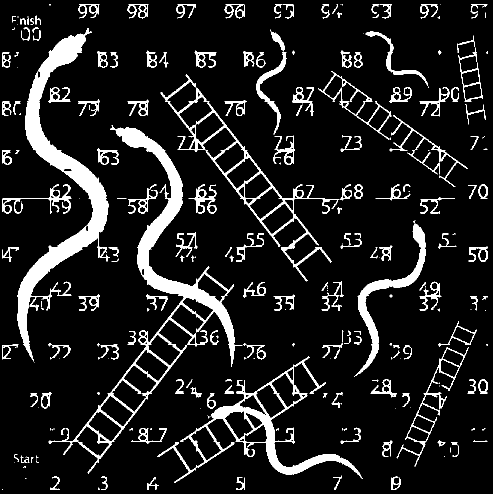
#> input picture _seg_img.png, 985 x 987 px (shown at 1/2 size)
$ python -i snake_detection.py   (imports and definitions only)
#> lines starting #> are read from the running program, lines starting #| are printed output that depends on the picture; after the words box and inside, x2 and y2 are one past the last pixel; in counts of white or black regions, pixels touching at a corner belong together
### params.py
import os
from sklearn.cluster import KMeans,Birch,MiniBatchKMeans
import numpy as np
import matplotlib.pyplot as plt
import matplotlib.colors as pltColors

board_image_path = 'snake_ladder_board.png'
results_dir = "results"

if not os.path.exists(results_dir):
    os.makedirs(results_dir)

FORCE_CALCULATE_LADDER = True
FORCE_CALCULATE_LINES = True
FORCE_SEGMENT_IMAGE = True
DEBUG = False
GAUSS_KERNEL_SIZE = 5
MIN_LINE_LENGTH = 30
MAX_DIST_LINE = 20
MERGE_THRES = 15
ANGLE_TOL = 3
GAP_THRES = 100000
PATCH_SIZE = 10
LADDER_INT_THRES = 100
MIN_LADDER_LENGTH = 100
EPS = 0.05
INTERSECTION_THRES = 15
GAP_THRES = 100
GAP_THRES_2 = 30
CONTOUR_AREA_THRES_ARTIFACTS = 350
CONTOUR_AREA_THRES = 1000

HSVweights = [2,1,1]
Labweights = [1,4,4]

N_CLUSTERS = 6

otherClass = [2,3,0]

clusteringFunction = KMeans

COLOR_MAP = ['Black','Red','Blue','Green','Magenta', 'Cyan', 'Yellow', 'White']
COLOR_RGB_VALUES =  {'Black':np.array([0, 0, 0,255])/255,
                     'Red':np.array([255, 0, 0,255])/255,
                     'Blue':np.array([0, 0, 255,255])/255,
                    'Green':np.array([0, 255, 0,255])/255,
                    'Magenta':np.array([255, 0, 255,255])/255,
                     'Cyan':np.array([0,255,255,255])/255,
                     'Yellow': np.array([255, 255, 0, 255]) / 255,
                    'White':np.array([235,235,235,255])/255,
                     }

colors = [(0, 255, 0), (255, 0, 0), (0, 0, 255), (255, 255, 0), (0, 255, 255),
          (255, 0, 255)]

viridis = plt.cm.get_cmap('viridis', N_CLUSTERS)
newcolors = viridis(np.linspace(0, 1, N_CLUSTERS))

for cind in range(N_CLUSTERS):
    c = COLOR_MAP[cind]
    newcolors[cind,:] = COLOR_RGB_VALUES[c]
newcmp = pltColors.ListedColormap(newcolors)

### snake_detection.py
import os
import time
import math

import cv2
import tqdm

from ladder_detection import get_angle,reorder_points,detect_lines, detect_ladders, euclid_distance

from params import*

# [221 lines left out: functions find_grid_lines, getPixelSequence, check_color_spaces, segment_image, not called in this run]

def find_snakes(seg_img):

    """

    Find snake connected components. First, delete extra elements from the scene (numbers,
    line and ladder leftovers). The extra elements will become small after an "open" operation
    only connected components left should be the snakes. Snake conn components are assumed to be
    relatively large.
    """

    print("Finding Snakes...")

    kernel = cv2.getStructuringElement(cv2.MORPH_ELLIPSE, (5, 5))

    open = cv2.morphologyEx(seg_img, cv2.MORPH_OPEN, kernel, iterations=1)

    if DEBUG:
        plt.figure(4)
        plt.imshow(open)
        plt.show()
        plt.close(4)

    contours = cv2.findContours(seg_img, cv2.RETR_EXTERNAL, cv2.CHAIN_APPROX_SIMPLE)
    contours = sorted(contours[1], key=cv2.contourArea, reverse=True)

    filtered_contours = np.zeros(seg_img.shape, dtype=np.uint8)

    for cnt in contours:

        conn_comp_full = np.zeros(seg_img.shape, dtype=np.uint8)
        cv2.drawContours(conn_comp_full, [cnt], 0, 1, -1)

        conn_comp = conn_comp_full * open

        kernel = cv2.getStructuringElement(cv2.MORPH_CROSS, (7, 7))

        opened_comp = cv2.morphologyEx(conn_comp, cv2.MORPH_OPEN, kernel, iterations=1)

        opened_comp_area = np.sum(opened_comp[:] / 255)

        if DEBUG:
            plt.figure(3)
            plt.imshow(opened_comp)
            plt.show()
            plt.close(3)

        if opened_comp_area > CONTOUR_AREA_THRES_ARTIFACTS:  # filter out small elements
            filtered_contours |= conn_comp

    if DEBUG:
        plt.figure(3)
        plt.imshow(filtered_contours)
        plt.show()
        plt.close(3)

    # perform closing to close holes created when deleting the lines and ladders
    kernel = cv2.getStructuringElement(cv2.MORPH_ELLIPSE, (17, 17))

    closing = cv2.morphologyEx(filtered_contours, cv2.MORPH_CLOSE, kernel, iterations=1)

    if DEBUG:
        plt.figure(4)
        plt.imshow(closing)
        plt.show()
        plt.close(4)

    # find new connected components after closing
    contours = cv2.findContours(closing, cv2.RETR_EXTERNAL, cv2.CHAIN_APPROX_SIMPLE)
    contours = sorted(contours[1], key=cv2.contourArea, reverse=True)

    all_contours = np.zeros(seg_img.shape, dtype=np.uint8)

    #finally find the snakes
    snakes = []

    for cnt in contours:

        conn_comp_full = np.zeros(seg_img.shape, dtype=np.uint8)
        cv2.drawContours(conn_comp_full, [cnt], 0, 1, -1)

        conn_comp = conn_comp_full * closing  #this multiplication ensures we are not using any
        # holes filled by draw contours

        area = np.sum(conn_comp[:] / 255)
        if area > CONTOUR_AREA_THRES:
            snakes.append(conn_comp)

        if DEBUG:
            plt.figure(3)
            plt.imshow(conn_comp)
            plt.show()
            plt.close(3)

    if DEBUG:
        plt.figure(3)
        plt.imshow(all_contours)
        plt.show()
        plt.close(3)

    return snakes, closing

# [188 lines left out: functions find_snake_heads, find_snake_tails, detect_snakes, not called in this run]

>>> import cv2
>>> picture = cv2.imread('_seg_img.png', cv2.IMREAD_GRAYSCALE)
#> picture: shape (987, 985); 10.9% white; 247 white regions (92 under 20 px), largest, box (x1, y1, x2, y2) and area: (34, 56, 219, 723) 23739, (97, 250, 485, 947) 20682, (314, 713, 726, 966) 10600
>>> result = find_snakes(picture)
#> in find_snakes, `open = cv2.morphologyEx(seg_img, cv2.MORPH_OPEN, kernel, iterations=1)`:
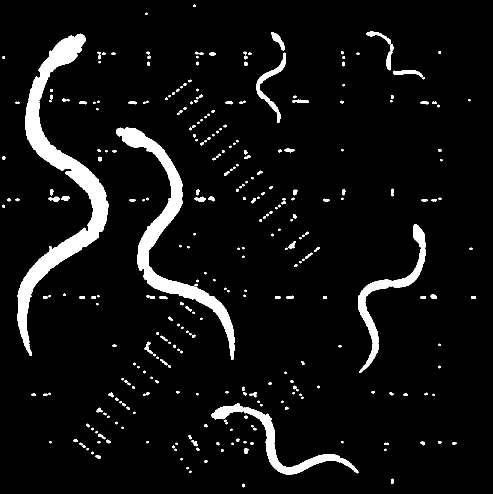
#> open: shape (987, 985) (shown at 1/2 size); 6.2% white; 321 white regions (112 under 20 px)
#> in find_snakes, `contours = cv2.findContours(seg_img, cv2.RETR_EXTERNAL, cv2.CHAIN_APPR..`: contours = 247 contours, 112 with area under 20; largest, box (x1, y1, x2, y2) and area: (97, 250, 485, 947) 38357, (321, 149, 678, 563) 24592, (34, 56, 219, 723) 22940, (314, 713, 726, 966) 19730, (708, 440, 852, 754) 5134
#> (the run stopped early here; a loop or call above may not have finished)

$ run again, on img_ladders2.png
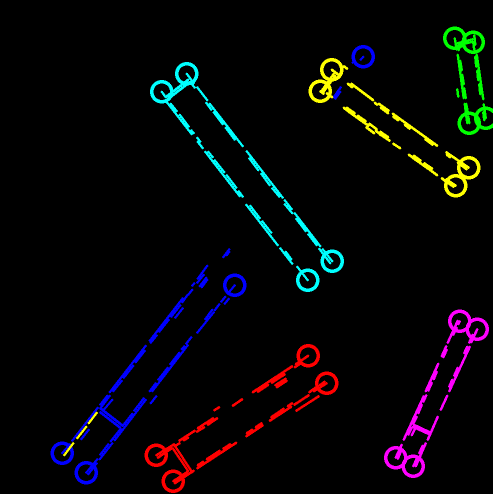
#> input picture img_ladders2.png, 985 x 987 px (shown at 1/2 size)
#> `picture = cv2.imread('_seg_img.png', cv2.IMREAD_GRAYSCALE)`:
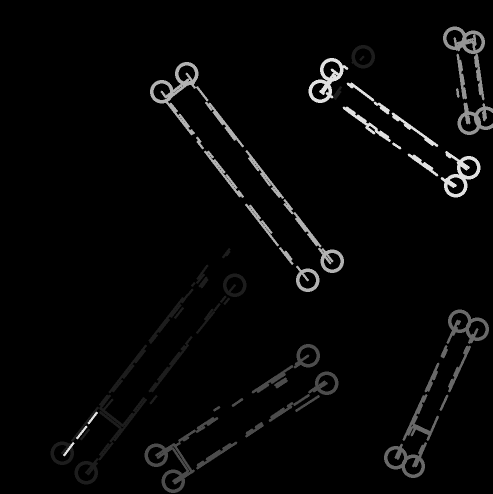
#> picture: shape (987, 985) (shown at 1/2 size); min 0, max 225, mean 6.5
#> contours = 57 contours; largest, box (x1, y1, x2, y2) and area: (289, 834, 437, 986) 4886, (142, 789, 294, 969) 4446, (300, 124, 417, 271) 4414, (886, 53, 970, 201) 3844, (617, 116, 697, 206) 3648
